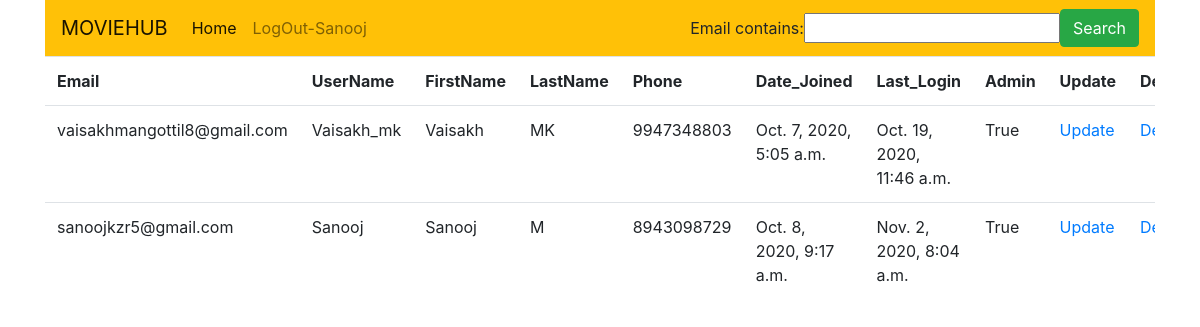
The app's page /UserList/ (signed in), older data.
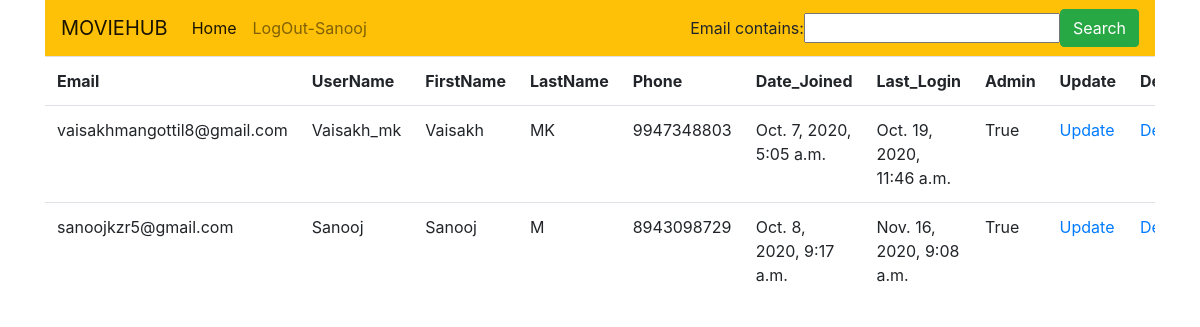
The same page, newer data.
### Hub/models.py (models this page shows, shortened)
class User(AbstractBaseUser):
    email = models.EmailField(verbose_name="email",max_length=254,unique=True)
    username = models.CharField(max_length=20,unique=True)
    first_name = models.CharField(verbose_name="first name", max_length=20)
    last_name = models.CharField(verbose_name="last name",max_length=15)
    phone = models.IntegerField(verbose_name="phone",unique=True)
    date_joined = models.DateTimeField(verbose_name="date joined",auto_now_add = True)
    last_login = models.DateTimeField(verbose_name="last login",auto_now = True)
    is_admin = models.BooleanField(default = False)
    is_active = models.BooleanField(default = True)
    is_staff = models.BooleanField(default = False)
    is_superuser = models.BooleanField(default = False)
    USERNAME_FIELD = 'email'
    REQUIRED_FIELDS = ['username','first_name','last_name','phone']
    objects = UserManager()

### Hub/decorators.py (the view)
    def wrapper_fn(request, *args, **kwargs):
        if request.user.is_admin or None:
            return view_fn(request, *args, **kwargs)
        else:
            HttpResponse("You are not allowed here")

### Hub/views.py (called while the page is built)
@admin_user
def user_list(request):
    user = User.objects.all()
    userfilter = UserFilter(request.GET, queryset=user)
    user = userfilter.qs
    context = {'user' : user, 'userfilter' : userfilter}
    return render(request, 'UserList.html', context)

### templates/UserList.html (shortened to what this page needs)
<!DOCTYPE html>
<html>
    <head>
    <link href="https://maxcdn.bootstrapcdn.com/font-awesome/4.4.0/css/font-awesome.min.css" rel="stylesheet"/>
        <link rel="stylesheet" href="https://stackpath.bootstrapcdn.com/bootstrap/4.3.1/css/bootstrap.min.css">
        <link rel="stylesheet" href="https://stackpath.bootstrapcdn.com/bootstrap/4.3.1/css/bootstrap.min.css">
    </head>
    <body>
    <div class="container">
        <nav class="navbar navbar-expand-lg navbar-light bg-warning">
            <a class="navbar-brand" href="{% url 'home' %}">MOVIEHUB</a>
            <div class="collapse navbar-collapse" id="navbarSupportedContent">
              <ul class="navbar-nav mr-auto">
                <li class="nav-item active">
                  <a class="nav-link" href="{% url 'home' %}">Home <span class="sr-only">(current)</span></a>
                </li>
                {% if request.user.is_authenticated %}
                    <a class="nav-link" href="{% url 'logout' %}">LogOut-{{request.user.username}}</a>
                    {% else %}
                    <a class="nav-link" href="{% url 'signup' %}">Signup</a>
                {% endif %}
              </ul>
              <form class="form-inline my-2 my-lg-0" method="GET">
                {{ userfilter.form }}
                <button class="btn btn-success my-2 my-sm-0" type="submit">Search</button>
              </form>
            </div>
          </nav>
    <body>
    <div class="table-responsive">
        <table class="table">
        <tr>
            <th>Email</th>
            <th>UserName</th>
            <th>FirstName</th>
            <th>LastName</th>
            <th>Phone</th>
            <th>Date_Joined</th>
            <th>Last_Login</th>
            <th>Admin</th>
            <th>Update</th>
            <th>Delete</th>
        </tr>
        {% for i in user %}
        <tr>
            <td>{{i.email}}</td>
            <td>{{i.username}}</td>
            <td>{{i.first_name}}</td>
            <td>{{i.last_name}}</td>
            <td>{{i.phone}}</td>
            <td>{{i.date_joined}}</td>
            <td>{{i.last_login}}</td>
            <td>{{i.is_admin}}</td>
            <td><a href="{% url 'userupdate' i.id %}">Update</a></td>
            <td><a href="{% url 'userdelete' i.id %}">Delete</a></td>
         </tr>
         {% endfor %}
</table>
</div>
</div>
</body>
</html>

Row changes from the older to the newer data that the page shows:
changed User "sanoojkzr5@gmail.com": last_login "Nov. 2, 2020, 8:04 a.m." → "Nov. 16, 2020, 9:08 a.m."
